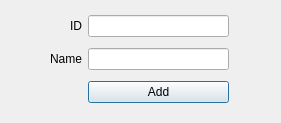
<?xml version="1.0" encoding="UTF-8"?>
<ui version="4.0">
 <class>MainWindow</class>
 <widget class="QMainWindow" name="MainWindow">
  <property name="geometry">
   <rect>
    <x>0</x>
    <y>0</y>
    <width>281</width>
    <height>123</height>
   </rect>
  </property>
  <property name="windowTitle">
   <string>Add Step Phase</string>
  </property>
  <widget class="QWidget" name="centralwidget">
   <widget class="QWidget" name="">
    <property name="geometry">
     <rect>
      <x>50</x>
      <y>10</y>
      <width>179</width>
      <height>101</height>
     </rect>
    </property>
    <layout class="QGridLayout" name="gridLayout">
     <item row="0" column="0">
      <widget class="QLabel" name="label_id">
       <property name="layoutDirection">
        <enum>Qt::RightToLeft</enum>
       </property>
       <property name="text">
        <string>ID</string>
       </property>
       <property name="alignment">
        <set>Qt::AlignRight|Qt::AlignTrailing|Qt::AlignVCenter</set>
       </property>
      </widget>
     </item>
     <item row="0" column="1">
      <widget class="QLineEdit" name="lineEdit_id"/>
     </item>
     <item row="1" column="0">
      <widget class="QLabel" name="label_name">
       <property name="text">
        <string>Name</string>
       </property>
       <property name="alignment">
        <set>Qt::AlignRight|Qt::AlignTrailing|Qt::AlignVCenter</set>
       </property>
      </widget>
     </item>
     <item row="1" column="1">
      <widget class="QLineEdit" name="lineEdit_name"/>
     </item>
     <item row="2" column="1">
      <widget class="QPushButton" name="add_button">
       <property name="text">
        <string>Add</string>
       </property>
       <property name="autoDefault">
        <bool>true</bool>
       </property>
       <property name="default">
        <bool>true</bool>
       </property>
      </widget>
     </item>
    </layout>
   </widget>
  </widget>
 </widget>
 <tabstops>
  <tabstop>lineEdit_id</tabstop>
  <tabstop>lineEdit_name</tabstop>
  <tabstop>add_button</tabstop>
 </tabstops>
 <resources/>
 <connections/>
</ui>
